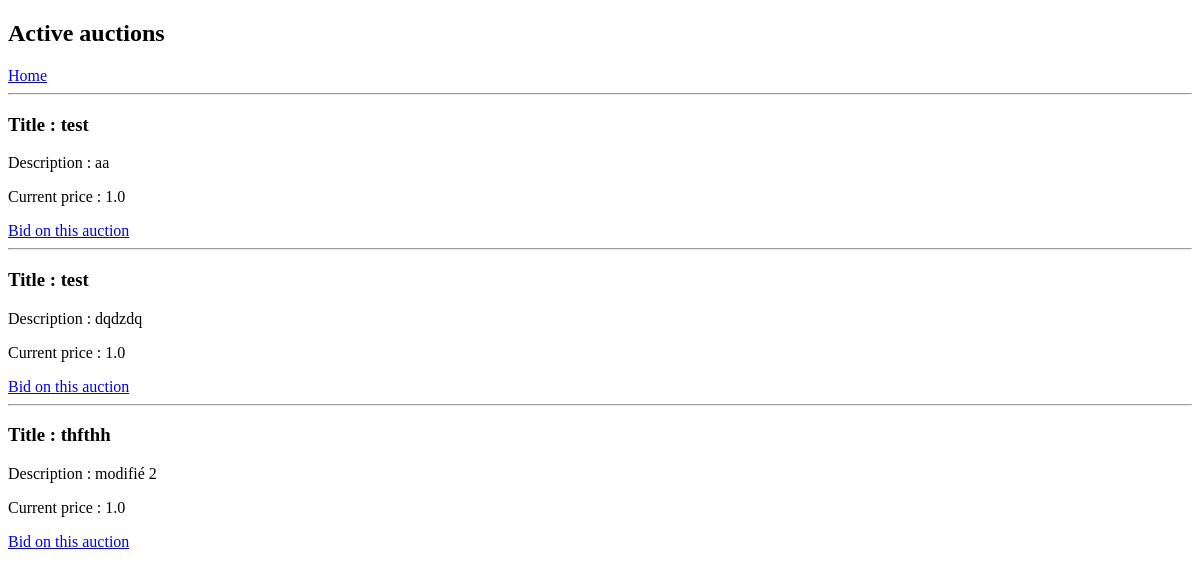
Page /yaasapp/active_auction_list on the earlier database version.
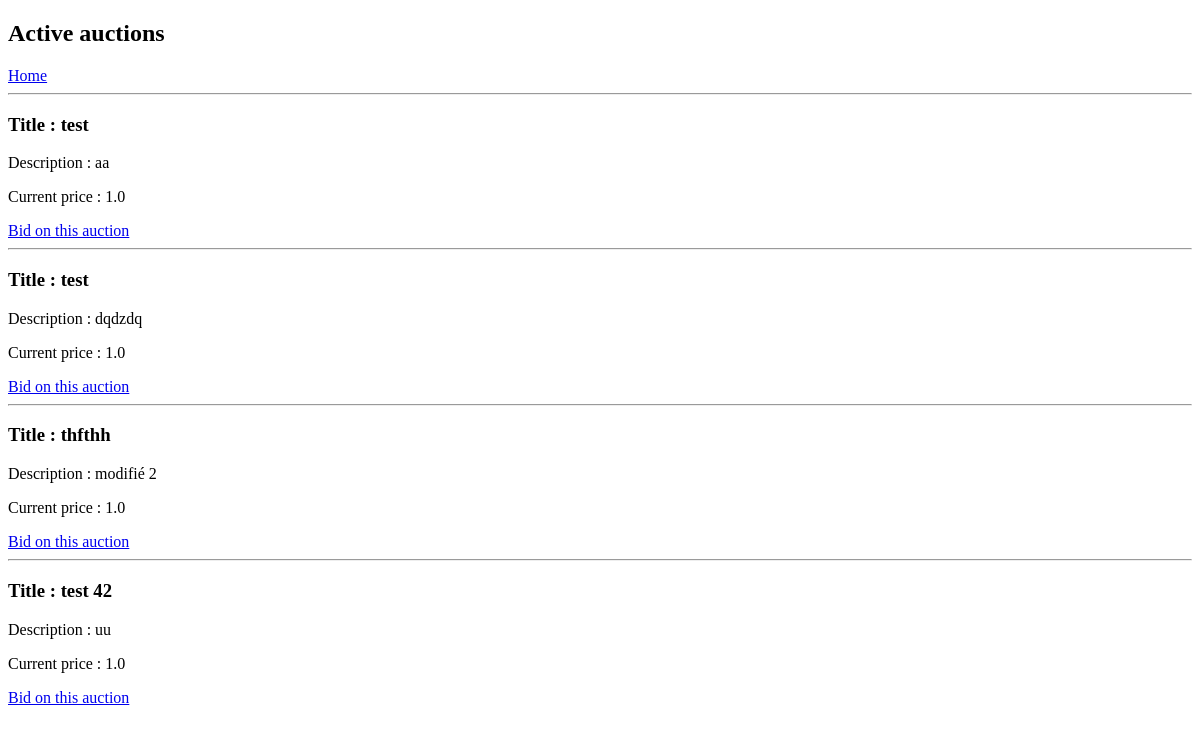
Same page on the later database version.
### yaasapp/models.py (models this page shows, shortened)
class Auction(models.Model):
    STATE = (
        ('ACTIVE', 'active'),
        ('BANNED', 'banned'),
        ('DUE', 'due'),
        ('ADJUCATED', 'adjudicated'),
        ('DEFAULT', 'default')
        ,
    )
    seller = models.ForeignKey(User, on_delete=models.CASCADE)
    title = models.CharField(max_length=60, blank=False)
    description = models.TextField(max_length=500, blank=False)
    min_price = models.FloatField(blank=False, default=1)
    state = models.CharField(max_length=1, choices=STATE, default='DEFAULT')
    post_date = models.DateField(default=date.today())
    deadline = models.DateField(default=date.today()+timedelta(days=3))

### yaasapp/views.py (the view)
# urls.py: path('active_auction_list', views.ActiveAuctionsView.as_view(),
class ActiveAuctionsView(generic.ListView):
    model = Auction
    template_name = 'yaasapp/search_active_auctions.html'
    context_object_name = 'active_auctions'
    def get_queryset(self):
        return Auction.objects.filter(
            state='ACTIVE'
        )

### yaasapp/templates/yaasapp/search_active_auctions.html (shortened to what this page needs)
<!DOCTYPE html>
<html lang="en">
<head>
</head>
<body>
    <h2>Active auctions</h2>
    <a href="{% url 'home' %}">Home</a>
    <br>
    {% if active_auctions %}
        {% for auction in active_auctions %}
            {% if auction.state == 'ACTIVE'%}
                <hr>
                <h3>Title : {{ auction.title }}</h3>
                <p>Description : {{ auction.description }}</p>
                <p>Current price : {{ auction.min_price }}</p>
                {% if auction.seller != user %}
                    <a href="{% url 'yaasapp:bid' auction.id %}">Bid on this auction</a>
                {% else %}
                    <p style="color: red">You cannot bid on this auction because you posted it !</p>
                    <a href="{% url 'yaasapp:update_auction' auction.id%}">Update auction</a>
                {% endif %}
            {% endif %}
        {% endfor %}
    {% else %}
    <p> There is no active auctions.</p>
    {% endif %}
</body>
</html>

Differences in the rows shown:
added Auction: title "test 42", description "uu", min_price "1.0", shows "Bid on this auction"
